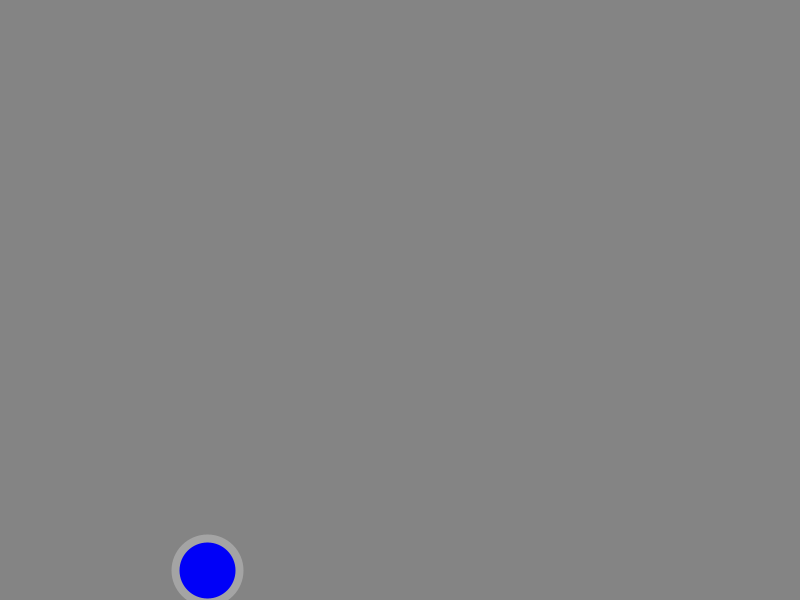
Frame 1 (no input)
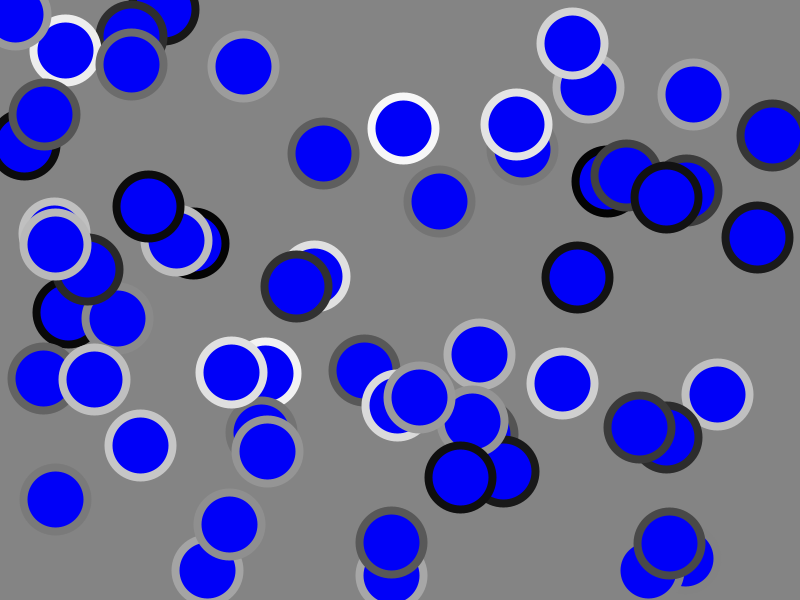
Frame 60 (the mouse pressed at the canvas centre just before this capture)
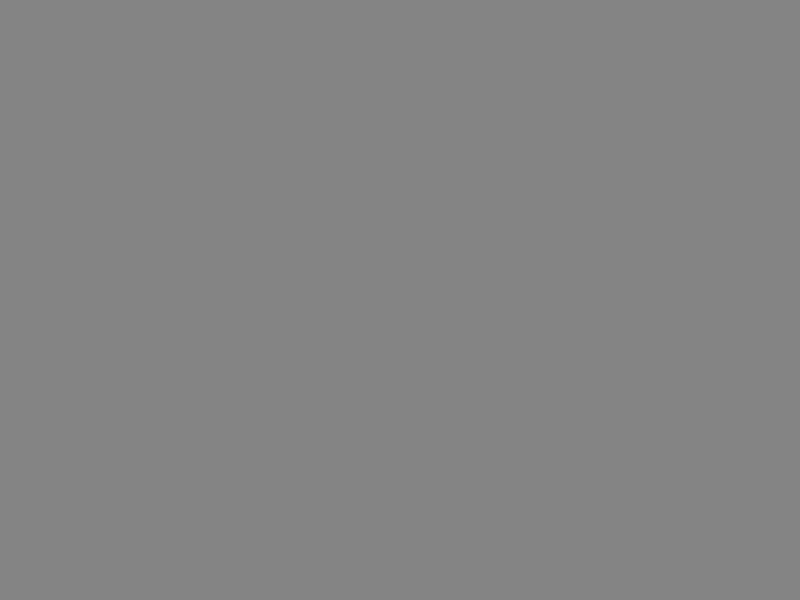
Frame 120 (the mouse held since frame 60 and released just before this capture)

The Processing sketch that drew these frames (run headless with seeded random() and noise(); from frame 60 on, the mouse is pressed at the canvas centre):

// Processing sketch: Random_test
// ── Random_test.pde
void setup(){
  size(800, 600);
  background(132);
}

void draw(){
  stroke(random(0, 255));
  strokeWeight(8);
  fill(mouseX, mouseY, 248);
  ellipse(random(0, 800), random(0, 600), 64, 64);
  
  if(mousePressed){
    background(132);
  }
}
